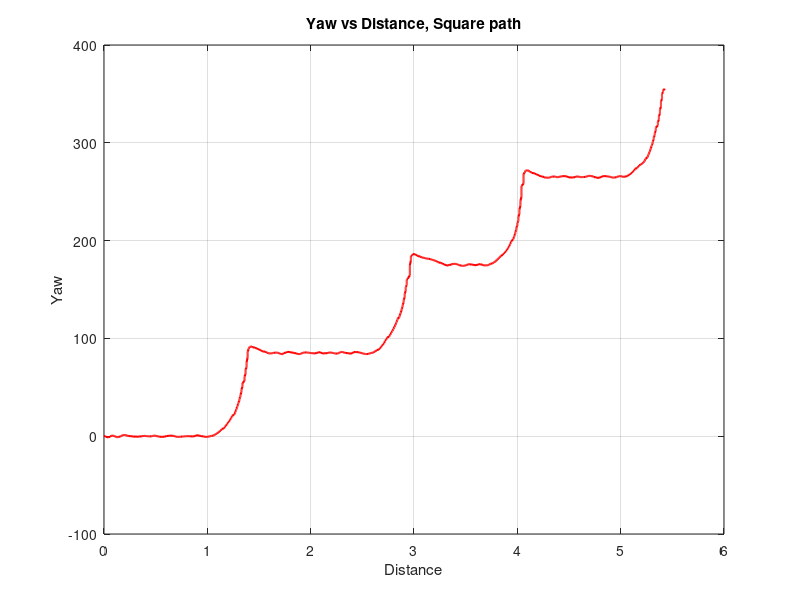

The MATLAB source for this figure:
% Load the data from the .txt file
data = load('small.txt');  % Replace 'data.txt' with the actual path to your file

% Extract yaw and distance from the loaded data
yaw = data(:, 1);       % First column is yaw
distance = data(:, 2);  % Second column is distance

% Plot the yaw vs distance
figure;
plot(distance, yaw, 'r', 'LineWidth', 1.5);
xlabel('Distance');
ylabel('Yaw');
title('Yaw vs Distance, Square path');
grid on;
